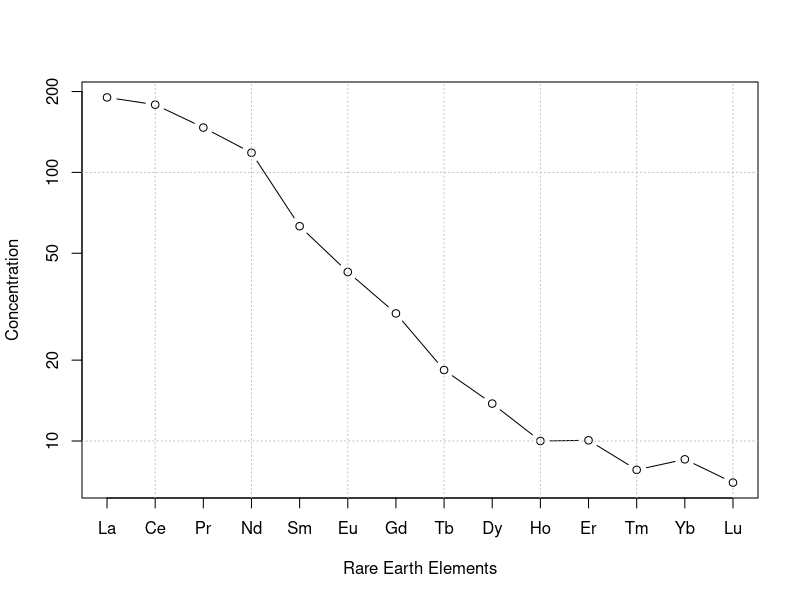

This figure's R source:
## ---- chunk 1
#downloading dataset
adakite <- read.csv(file = 'ADAKITE.csv')
ref <- read.csv(file='Normalised Values.csv')
# gathering REE data from sample
ree_sample1 <- as.numeric(adakite[19, 119:132])
#
ree_ref <- as.numeric(ref[3:16, 14]) #column 4,5 dont work

#this is a function for plotting spider plots for REE data
plot_spider <- function(samples,reference_values,logscale=TRUE,colors=NULL,main= "Spider Plot for Normalised REE Values",xlab="Rare Earth Elements",ylab ="Normalised values")
{
  # these are the REE we will be covering generally
  REE_symbols <-  c("La","Ce","Pr","Nd","Sm","Eu","Gd","Tb","Dy","Ho","Er","Tm","Yb","Lu")
  # normalising values of samples with the reference set
  normalised_values <- lapply(samples,function(s1) as.numeric(s1)/as.numeric(reference_values))
  #axis range
  ymin <- if (logscale) min(unlist(normalised_values), na.rm = TRUE) else 0
  ymax <- max(unlist(normalised_values), na.rm = TRUE)
  # generate plot 
  plot(1:length(reference_values),normalised_values[[1]],type="b",xaxt="n",,xlab="Rare Earth Elements",ylab ="Concentration",log = 'y',ylim = c(ymin, ymax))
  axis(1,at=1:length(reference_values),labels = REE_symbols)
  grid(nx=NULL, ny=NULL,col="gray",lwd=1)
  abline(h=1,col="black",lwd=3)
  
  # generate other plots 
   if(length(normalised_values)>1)
   { 
       for(i in 2:length(normalised_values))
       {
         lines(1:length(normalised_values),normalised_values[[i]],type="b")
       }
   }
}
samples <- list(ree_sample1)

plot_spider(samples, ree_ref,main = "REE Spider Diagram (Sample 19, Reference: m&s )")
